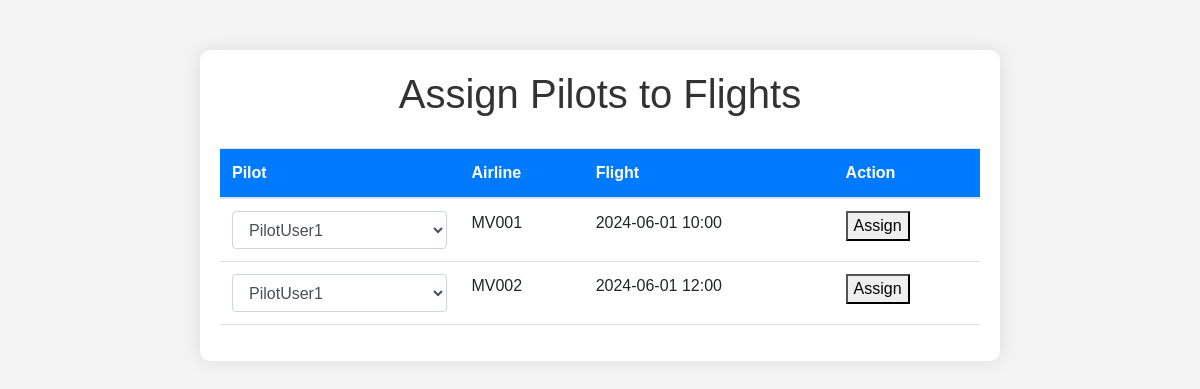
Page /assign on the earlier database version.
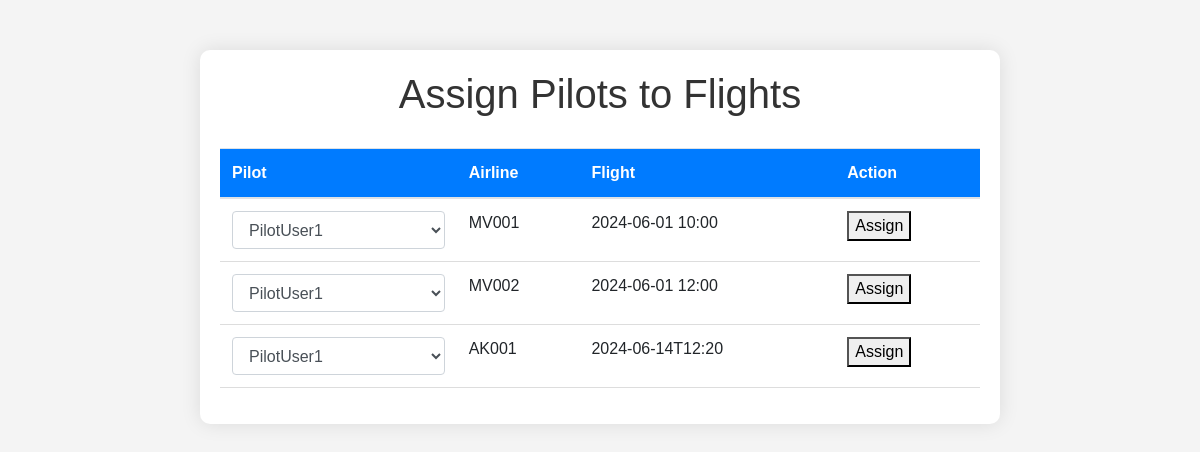
Same page on the later database version.
### tables this page shows
CREATE TABLE Flights (
            id INTEGER PRIMARY KEY AUTOINCREMENT,
            airline TEXT NOT NULL,
            flight_number TEXT NOT NULL,
            departure_time TEXT NOT NULL,
            departure_status TEXT NOT NULL,
            departure_lat REAL NOT NULL,
            departure_lon REAL NOT NULL,
            arrival_lat REAL NOT NULL,
            arrival_lon REAL NOT NULL,
            pilot_id TEXT  -- This line adds the new column
        );

### app.py (the view)
@app.route('/assign', methods=['GET', 'POST'])
def assign():
    conn = sqlite3.connect(DB_FILE)
    cursor = conn.cursor()
    if request.method == 'POST':
        pilot_id = request.form['pilot_id']
        flight_id = request.form['flight_id']
        cursor.execute("UPDATE Flights SET pilot_id = ? WHERE id = ?", (pilot_id, flight_id))
        conn.commit()
        flash('Pilot assigned to flight successfully', 'success')
    cursor.execute("SELECT * FROM Users WHERE user_type = 'pilot'")
    pilots = cursor.fetchall()
    cursor.execute("SELECT * FROM Flights")
    flights = cursor.fetchall()
    conn.close()
    return render_template('assign.html', pilots=pilots, flights=flights)

### Templates/assign.html (shortened to what this page needs)
<!DOCTYPE html>
<html lang="en">
<head>
    <link rel="stylesheet" href="https://cdnjs.cloudflare.com/ajax/libs/font-awesome/5.15.4/css/all.min.css">
    <link rel="stylesheet" href="https://stackpath.bootstrapcdn.com/bootstrap/4.5.2/css/bootstrap.min.css">
</head>
<body>
    <div class="container">
        <h1>Assign Pilots to Flights</h1>
        <form method="POST">
            <table class="table">
                <thead>
                    <tr>
                        <th>Pilot</th>
                        <th>Airline</th>
                        <th>Flight</th>
                        <th>Action</th>
                    </tr>
                </thead>
                <tbody>
                    {% for flight in flights %}
                        <tr>
                            <td>
                                <select class="form-control" name="pilot_id">
                                    {% for pilot in pilots %}
                                        <option value="{{ pilot[0] }}">{{ pilot[1] }}</option>
                                    {% endfor %}
                                </select>
                            </td>
                            <td>{{ flight[2] }}</td>
                            <td>{{ flight[3] }}</td>
                            <td>
                                <button type="submit" class="btn-assign" name="flight_id" value="{{ flight[0] }}">Assign</button>
                            </td>
                        </tr>
                    {% endfor %}
                </tbody>
            </table>
        </form>
    </div>
</body>
</html>

Differences in the rows shown:
added Flights: flight_number "AK001", departure_time "2024-06-14T12:20", {{ flight[0] }} 3 (drawn)
